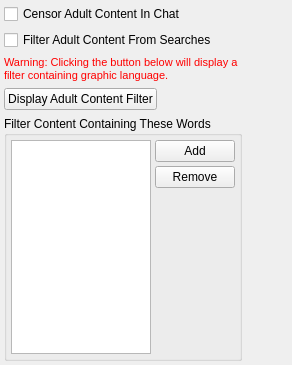
             <widget class="QWidget" name="pageParentalSettings">
              <layout class="QGridLayout" name="gridLayout_27">
               <property name="margin">
                <number>4</number>
               </property>
               <item row="0" column="0" colspan="2">
                <widget class="QCheckBox" name="checkBoxParentalChatFilter">
                 <property name="text">
                  <string>Censor Adult Content In Chat</string>
                 </property>
                </widget>
               </item>
               <item row="1" column="0" colspan="2">
                <widget class="QCheckBox" name="checkBoxParentalSearchFilter">
                 <property name="text">
                  <string>Filter Adult Content From Searches</string>
                 </property>
                 <property name="checked">
                  <bool>false</bool>
                 </property>
                </widget>
               </item>
               <item row="2" column="0" colspan="2">
                <widget class="QLabel" name="labelParentalWarning">
                 <property name="text">
                  <string>&lt;!DOCTYPE HTML PUBLIC &quot;-//W3C//DTD HTML 4.0//EN&quot; &quot;http://www.w3.org/TR/REC-html40/strict.dtd&quot;&gt;
&lt;html&gt;&lt;head&gt;&lt;meta name=&quot;qrichtext&quot; content=&quot;1&quot; /&gt;&lt;style type=&quot;text/css&quot;&gt;
p, li { white-space: pre-wrap; }
&lt;/style&gt;&lt;/head&gt;&lt;body style=&quot; font-family:'MS Shell Dlg 2'; font-size:8.25pt; font-weight:400; font-style:normal;&quot;&gt;
&lt;p style=&quot; margin-top:0px; margin-bottom:0px; margin-left:0px; margin-right:0px; -qt-block-indent:0; text-indent:0px;&quot;&gt;&lt;span style=&quot; font-size:8pt; color:#ff0000;&quot;&gt;Warning: Clicking the button below will display a filter containing graphic language.&lt;/span&gt;&lt;/p&gt;&lt;/body&gt;&lt;/html&gt;</string>
                 </property>
                 <property name="wordWrap">
                  <bool>true</bool>
                 </property>
                </widget>
               </item>
               <item row="3" column="0">
                <widget class="QPushButton" name="pushButtonShowParentalFilter">
                 <property name="text">
                  <string>Display Adult Content Filter</string>
                 </property>
                </widget>
               </item>
               <item row="4" column="0" colspan="2">
                <widget class="QGroupBox" name="groupBoxParentalFilter">
                 <property name="title">
                  <string>Filter Content Containing These Words</string>
                 </property>
                 <layout class="QGridLayout" name="gridLayout_14">
                  <property name="margin">
                   <number>4</number>
                  </property>
                  <property name="spacing">
                   <number>4</number>
                  </property>
                  <item row="2" column="0" rowspan="6" colspan="2">
                   <widget class="QListWidget" name="listWidgetParentalFilter">
                    <property name="sizePolicy">
                     <sizepolicy hsizetype="Preferred" vsizetype="Expanding">
                      <horstretch>0</horstretch>
                      <verstretch>0</verstretch>
                     </sizepolicy>
                    </property>
                    <property name="minimumSize">
                     <size>
                      <width>0</width>
                      <height>0</height>
                     </size>
                    </property>
                    <property name="maximumSize">
                     <size>
                      <width>140</width>
                      <height>16777215</height>
                     </size>
                    </property>
                    <property name="sortingEnabled">
                     <bool>true</bool>
                    </property>
                   </widget>
                  </item>
                  <item row="2" column="2" rowspan="3">
                   <widget class="QPushButton" name="pushButtonAddParentalFilter">
                    <property name="minimumSize">
                     <size>
                      <width>0</width>
                      <height>0</height>
                     </size>
                    </property>
                    <property name="maximumSize">
                     <size>
                      <width>16777215</width>
                      <height>16777215</height>
                     </size>
                    </property>
                    <property name="text">
                     <string>Add</string>
                    </property>
                   </widget>
                  </item>
                  <item row="5" column="2">
                   <widget class="QPushButton" name="pushButtonRemoveParentalFilter">
                    <property name="minimumSize">
                     <size>
                      <width>0</width>
                      <height>0</height>
                     </size>
                    </property>
                    <property name="maximumSize">
                     <size>
                      <width>16777215</width>
                      <height>16777215</height>
                     </size>
                    </property>
                    <property name="text">
                     <string>Remove</string>
                    </property>
                   </widget>
                  </item>
                  <item row="6" column="2">
                   <spacer name="verticalSpacer_11">
                    <property name="orientation">
                     <enum>Qt::Vertical</enum>
                    </property>
                    <property name="sizeHint" stdset="0">
                     <size>
                      <width>20</width>
                      <height>40</height>
                     </size>
                    </property>
                   </spacer>
                  </item>
                 </layout>
                </widget>
               </item>
               <item row="3" column="1" colspan="2">
                <spacer name="horizontalSpacer_8">
                 <property name="orientation">
                  <enum>Qt::Horizontal</enum>
                 </property>
                 <property name="sizeHint" stdset="0">
                  <size>
                   <width>40</width>
                   <height>20</height>
                  </size>
                 </property>
                </spacer>
               </item>
               <item row="4" column="2">
                <spacer name="horizontalSpacer_4">
                 <property name="orientation">
                  <enum>Qt::Horizontal</enum>
                 </property>
                 <property name="sizeHint" stdset="0">
                  <size>
                   <width>40</width>
                   <height>20</height>
                  </size>
                 </property>
                </spacer>
               </item>
               <item row="5" column="0">
                <spacer name="verticalSpacer_23">
                 <property name="orientation">
                  <enum>Qt::Vertical</enum>
                 </property>
                 <property name="sizeHint" stdset="0">
                  <size>
                   <width>20</width>
                   <height>0</height>
                  </size>
                 </property>
                </spacer>
               </item>
              </layout>
             </widget>
